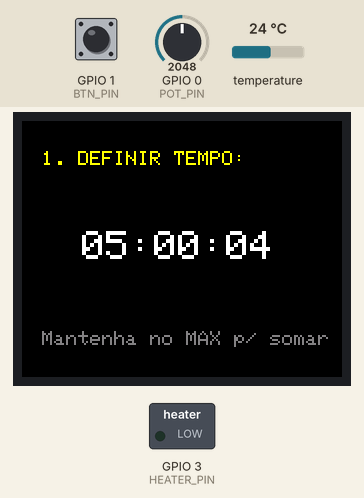
Recording of a sketch running on a simulated ESP32-C3. Parts: 160×128 colour display, switched loads named in the sketch (green lamp = pin HIGH). The inputs (shaded band) are chosen by the test bench; at power-on: GPIO 1 (BTN_PIN) HIGH, GPIO 0 (POT_PIN) = 2048, temperature 24 °C.

Above: at 1.4 s.
1.5 s: GPIO 1 (BTN_PIN) pulled LOW for 0.15 s
At 2.0 s:
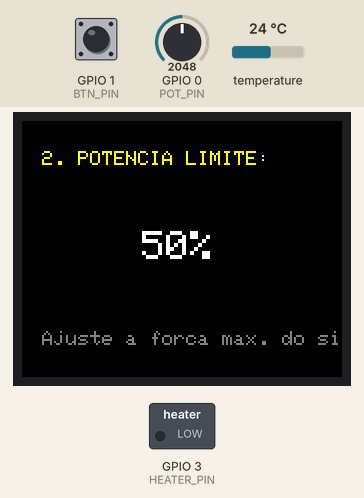
3.1 s: GPIO 1 (BTN_PIN) pulled LOW for 1 s
At 5.3 s:
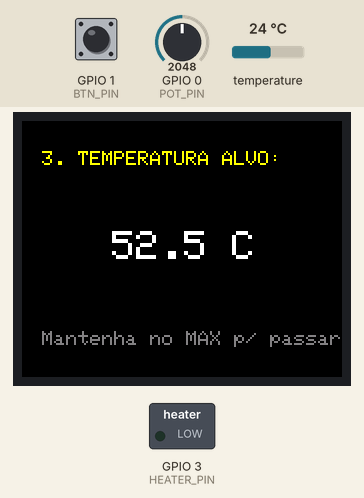
5.6 s: GPIO 1 (BTN_PIN) pulled LOW for 0.15 s
At 6.4 s:
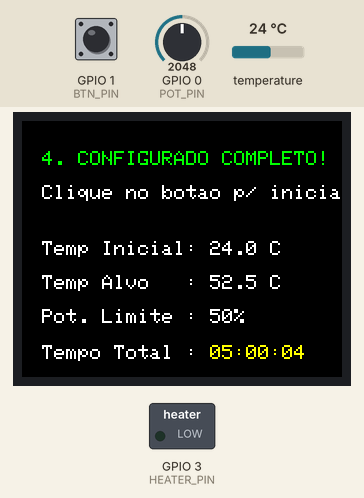
7.2 s: GPIO 1 (BTN_PIN) pulled LOW for 0.15 s
At 8.4 s:
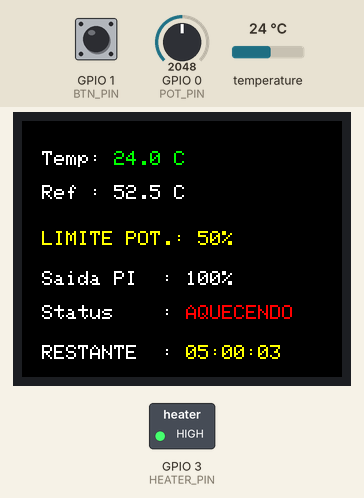
11.2 s: GPIO 1 (BTN_PIN) pulled LOW for 1 s
At 13.5 s:
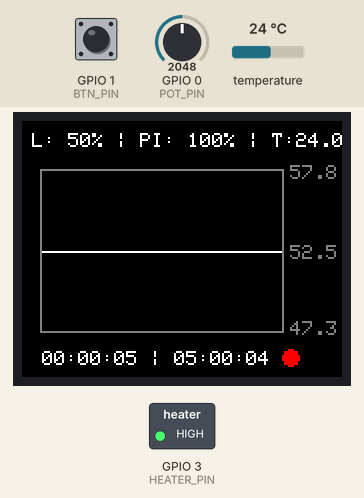
15.2 s: GPIO 1 (BTN_PIN) pulled LOW for 0.15 s
At 16.5 s:
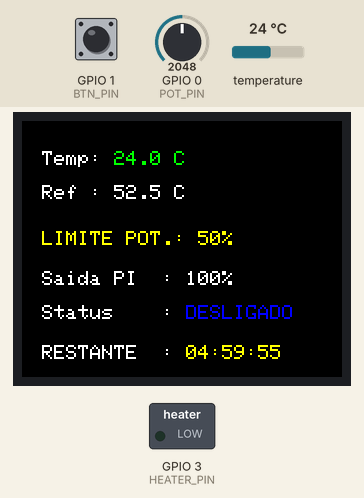
Timing chart, 0 to 19.9 s (numbered marks = the images above; inputs shaded):
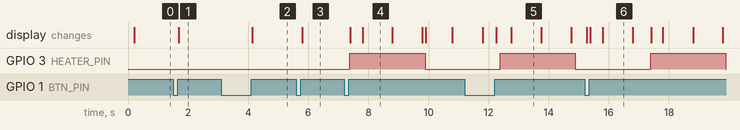

The sketch:

sketch_jan24a.ino
```cpp
#include <Arduino.h>
#include <Adafruit_GFX.h>    // Biblioteca gráfica base
#include <Adafruit_ST7735.h> // Biblioteca do display ST7735
#include <SPI.h>
#include <Wire.h>
#include <OneWire.h>
#include <DallasTemperature.h>

// --- MAPEAMENTO DE PINOS ESP32-C3 ---
#define TFT_CS     2  // Ligado no pino CS do display
#define TFT_DC     7  // Ligado no pino A0 do display
#define TFT_RST   -1  // Sem pino digital! Ligue o RESET do display direto no 3.3V

// Pinos SPI Fixos do Hardware do ESP32-C3:
// SCK  -> GPIO 4 (Ligado no pino SCK do display)
// MOSI -> GPIO 6 (Ligado no pino SDA do display)

#define ONE_WIRE_BUS 5  // Sensor de temperatura
#define POT_PIN      0  // Potenciômetro
#define BTN_PIN      1  // Botão de comando
#define HEATER_PIN   3  // Saída do Aquecedor (Transistor/Mosfet/Relé)
#define LED_PIN      8  // LED indicador interno da placa

// --- DEFINIÇÃO DE CORES (RGB565) ---
#define ST7735_BLACK   0x0000
#define ST7735_WHITE   0xFFFF
#define ST7735_RED     0xF800
#define ST7735_GREEN   0x07E0
#define ST7735_BLUE    0x001F
#define ST7735_YELLOW  0xFFE0
#define ST7735_GRAY    0x8410

Adafruit_ST7735 tft = Adafruit_ST7735(TFT_CS, TFT_DC, TFT_RST);
OneWire oneWire(ONE_WIRE_BUS);
DallasTemperature sensors(&oneWire);

// --- ESTADOS DO SISTEMA ---
enum ScreenState { SELECT_TIME, SELECT_POWER, SELECT_TEMP, CONTROL_MODE };
ScreenState currentScreen = SELECT_TIME;

bool showGraphicView = false; // Alterna entre a visualização de texto e de gráficos

unsigned long totalTime_ms = 0;
int maxPowerPercent = 10;
float tempRefConfig = 40.0;
unsigned long startTime_ms = 0;
unsigned long lastBtnTime = 0;
bool lastBtnState = HIGH;

// Variáveis para o ajuste acumulador nos extremos do POT
unsigned long lastIncrementTime = 0;
unsigned long accumulatedTime_ms = 0;
float tempOffset = 0.0;

// Parâmetros PI
float Kp = 0.5;
float Ki = 0.01;
float Ts = 1.0;
float uPI = 0.0;
float e_prev = 0.0;
int dutySteps = 0;

const unsigned long windowMs = 5000;
unsigned long windowStartMs = 0;
unsigned long lastSampleTime = 0;
float ultimaTempValida = 0;

bool heaterOn = false;
bool processActive = false;

// Controle de taxa de atualização Exclusivo do Gráfico
unsigned long lastGraphUpdateTime = 0;
const unsigned long graphUpdateInterval = 500; // 0.5 segundos

// --- CONFIGURAÇÃO DO HISTÓRICO GRÁFICO ---
#define GRAPH_WIDTH 120
#define GRAPH_HEIGHT 80
#define GRAPH_X_START 10
#define GRAPH_Y_START 25

struct PointData {
  float maxTemp;
  float minTemp;
  float avgTemp; // Média calculada por pixel
  int count;
};

PointData graphHistory[GRAPH_WIDTH];
int currentGraphX = 0;
unsigned long msPerPixel = 0;
unsigned long nextPixelWindowMs = 0;

// Variáveis temporárias de amostragem para o pixel atual do gráfico
float currentPixelMax = -99.0;
float currentPixelMin = 999.0;
float currentPixelSum = 0.0;
int currentPixelCount = 0;

// Protótipos das funções
void resetProject();
void drawGraphBackground(float ref);
void displaySelectTime(unsigned long timeMs);
void displaySelectPower(int power);
void displaySelectTemp(float temp);
void displayControl(float t, float r, unsigned long rem, bool h, int d, int pLimit);
void displayControlWait(float t, float r, unsigned long total, int pLimit);
void displayControlGraphic(float r, unsigned long total);

void setup() {
  Serial.begin(115200);
  pinMode(HEATER_PIN, OUTPUT);
  digitalWrite(HEATER_PIN, LOW);
  pinMode(BTN_PIN, INPUT_PULLUP);
  pinMode(ONE_WIRE_BUS, INPUT_PULLUP);

  sensors.begin();
  sensors.setWaitForConversion(false);

  // Inicializa o display no chip ST7735S
  tft.initR(INITR_BLACKTAB);
  tft.setRotation(3); // Rotação de 90° Anti-horária (Tela em modo Paisagem: 160x128)
  tft.fillScreen(ST7735_BLACK);

  resetProject();
}

void resetProject() {
  digitalWrite(HEATER_PIN, LOW);
  currentScreen = SELECT_TIME;
  processActive = false;
  showGraphicView = false;
  totalTime_ms = 0;
  accumulatedTime_ms = 0;
  tempOffset = 0.0;
  currentGraphX = 0;

  // Limpa o banco de dados do histórico gráfico
  for(int i = 0; i < GRAPH_WIDTH; i++) {
    graphHistory[i] = {-1.0, -1.0, -1.0, 0};
  }

  // Limpa o buffer acumulador do pixel corrente
  currentPixelMax = -99.0;
  currentPixelMin = 999.0;
  currentPixelSum = 0.0;
  currentPixelCount = 0;

  tft.fillScreen(ST7735_BLACK);
  windowStartMs = millis();
}

void updatePI(float tempAtual, float tempRef) {
  if (tempAtual < -50) return;
  float e = tempRef - tempAtual;
  uPI += Kp * (e - e_prev) + Ki * Ts * e;
  e_prev = e;
  if (uPI > 10.0) uPI = 10.0;
  if (uPI < 0.0)  uPI = 0.0;
  dutySteps = (int)(uPI + 0.5);
}

void loop() {
  bool btnState = digitalRead(BTN_PIN);

  // Tratador de clique e clique longo (2 segundos para reset completo)
  if (btnState == LOW) {
    if (lastBtnState == HIGH) {
      lastBtnTime = millis();
    } else if (millis() - lastBtnTime > 2000) {
      resetProject();
      lastBtnState = LOW;
      delay(500);
      return;
    }
  } else if (btnState == HIGH && lastBtnState == LOW) {
    if (millis() - lastBtnTime < 2000 && millis() - lastBtnTime > 50) {
      tft.fillScreen(ST7735_BLACK); // Força limpeza completa ao mudar fisicamente de estado
      if (currentScreen == SELECT_TIME) currentScreen = SELECT_POWER;
      else if (currentScreen == SELECT_POWER) currentScreen = SELECT_TEMP;
      else if (currentScreen == SELECT_TEMP) currentScreen = CONTROL_MODE;
      else if (currentScreen == CONTROL_MODE) {
        if (!processActive && (millis() - startTime_ms > totalTime_ms) && totalTime_ms > 0) {
          showGraphicView = true;
        } else {
          if (!processActive) {
            processActive = true;
            startTime_ms = millis();
            uPI = 0; e_prev = 0;
            msPerPixel = totalTime_ms / GRAPH_WIDTH;
            nextPixelWindowMs = startTime_ms + msPerPixel;
          } else {
            showGraphicView = !showGraphicView;
          }
        }
      }
    }
  }
  lastBtnState = btnState;

  int potRaw = analogRead(POT_PIN);

  // Amostragem regular do sensor térmico (a cada 1 segundo)
  if (millis() - lastSampleTime >= 1000) {
    sensors.requestTemperatures();
    float t = sensors.getTempCByIndex(0);
    if (t > -50 && t < 150) {
      ultimaTempValida = t;

      if (processActive) {
        if (t > currentPixelMax) currentPixelMax = t;
        if (t < currentPixelMin) currentPixelMin = t;
        currentPixelSum += t;
        currentPixelCount++;
      }
    }
    lastSampleTime = millis();
  }

  // --- ESCALONAMENTO DOS POTENCIÔMETROS (Resposta rápida nativa) ---
  if (currentScreen == SELECT_TIME) {
    unsigned long baseTime = (potRaw / 4095.0) * 36000000UL;
    if (potRaw > 4050) {
      if (millis() - lastIncrementTime >= 1000) {
        accumulatedTime_ms += 900000UL;
        lastIncrementTime = millis();
      }
    } else { lastIncrementTime = millis(); }
    totalTime_ms = baseTime + accumulatedTime_ms;
    displaySelectTime(totalTime_ms); // Atualização em tempo real (Sem delay)
  }
  else if (currentScreen == SELECT_POWER) {
    maxPowerPercent = (potRaw / 4095.0) * 100;
    displaySelectPower(maxPowerPercent); // Atualização em tempo real (Sem delay)
  }
  else if (currentScreen == SELECT_TEMP) {
    float baseTemp = 25.0 + (potRaw / 4095.0) * 55.0;
    if (potRaw > 4050) {
      if (millis() - lastIncrementTime >= 500) {
        if ((baseTemp + tempOffset) < 150.0) tempOffset += 0.5;
        lastIncrementTime = millis();
      }
    } else if (potRaw < 50) {
      if (millis() - lastIncrementTime >= 500) {
        if (tempOffset > 0) tempOffset -= 0.5;
        lastIncrementTime = millis();
      }
    } else { lastIncrementTime = millis(); }
    tempRefConfig = baseTemp + tempOffset;
    displaySelectTemp(tempRefConfig); // Atualização em tempo real (Sem delay)
  }
  else if (currentScreen == CONTROL_MODE) {
    maxPowerPercent = (potRaw / 4095.0) * 100;

    if (processActive) {
      updatePI(ultimaTempValida, tempRefConfig);

      unsigned long now = millis();
      if (now - windowStartMs >= windowMs) windowStartMs = now;
      unsigned long relTime = now - windowStartMs;

      float esforco = dutySteps / 10.0;
      unsigned long limitedOnTime = (unsigned long)(esforco * (maxPowerPercent / 100.0) * windowMs);

      if (relTime < limitedOnTime && dutySteps > 0) {
        digitalWrite(HEATER_PIN, HIGH);
        heaterOn = true;
      } else {
        digitalWrite(HEATER_PIN, LOW);
        heaterOn = false;
      }

      // --- MIGRAR PIXEL POR PIXEL NO EIXO X ---
      if (now >= nextPixelWindowMs && currentGraphX < GRAPH_WIDTH) {
        if (currentPixelCount > 0) {
          graphHistory[currentGraphX] = {
            currentPixelMax,
            currentPixelMin,
            (float)(currentPixelSum / currentPixelCount),
            1
          };
        }
        currentGraphX++;
        nextPixelWindowMs = startTime_ms + ((currentGraphX + 1) * msPerPixel);

        currentPixelMax = -99.0;
        currentPixelMin = 999.0;
        currentPixelSum = 0.0;
        currentPixelCount = 0;
      }

      unsigned long elapsed = millis() - startTime_ms;
      unsigned long remaining = (totalTime_ms > elapsed) ? totalTime_ms - elapsed : 0;

      if (remaining <= 0) {
        processActive = false;
        digitalWrite(HEATER_PIN, LOW);
        showGraphicView = true;
        tft.fillScreen(ST7735_BLACK);
      }

      // --- GERENCIADOR EXCLUSIVO DA TAXA DE REFRESH DO GRÁFICO ---
      if (showGraphicView) {
        if (millis() - lastGraphUpdateTime >= graphUpdateInterval) {
          lastGraphUpdateTime = millis();
          displayControlGraphic(tempRefConfig, totalTime_ms);
        }
      } else {
        displayControl(ultimaTempValida, tempRefConfig, remaining, heaterOn, dutySteps, maxPowerPercent); // Texto livre de lag
      }

    } else {
      // Rotina parada (Espera ou Finalizada)
      unsigned long elapsed = millis() - startTime_ms;
      if (elapsed >= totalTime_ms && totalTime_ms > 0) {
        // Se finalizou e está exibindo o gráfico, aplica o filtro de 0.5s para renderizar estável
        if (millis() - lastGraphUpdateTime >= graphUpdateInterval) {
          lastGraphUpdateTime = millis();
          displayControlGraphic(tempRefConfig, totalTime_ms);
        }
      } else {
        displayControlWait(ultimaTempValida, tempRefConfig, totalTime_ms, maxPowerPercent); // Sem lag
      }
      digitalWrite(HEATER_PIN, LOW);
    }
  }
}

// --- FUNÇÕES GRÁFICAS DE DESENHO ---

void drawGraphBackground(float ref) {
  tft.drawRect(GRAPH_X_START - 1, GRAPH_Y_START - 1, GRAPH_WIDTH + 2, GRAPH_HEIGHT + 2, ST7735_GRAY);
  int centerY = GRAPH_Y_START + (GRAPH_HEIGHT / 2);
  tft.drawFastHLine(GRAPH_X_START, centerY, GRAPH_WIDTH, ST7735_WHITE);
}

void displayControlGraphic(float r, unsigned long total) {
  // --- INFORMAÇÕES DO CANTO SUPERIOR (TEXTO DINÂMICO COM FUNDO PRETO) ---
  tft.setFont();
  tft.setTextSize(1);
  tft.setTextColor(ST7735_WHITE, ST7735_BLACK);
  tft.setCursor(5, 6);

  // Imprime no formato: "L: x% | PI: x% | T: xx.x"
  tft.print("L: "); tft.print(maxPowerPercent); tft.print("% ");
  tft.print("| PI: "); tft.print(dutySteps * 10); tft.print("% ");
  tft.print("| T:"); tft.print(ultimaTempValida, 1); tft.print("   "); // Espaços limpam dígitos extras

  // Desenha o grid estático do gráfico
  drawGraphBackground(r);

  // --- VALORES NOS EXTREMOS DO EIXO Y (CANTO DIREITO) ---
  float valMaxY = r * 1.10;
  float valMinY = r * 0.90;
  float yRange = valMaxY - valMinY;
  if (yRange <= 0) yRange = 1.0;

  int centerY = GRAPH_Y_START + (GRAPH_HEIGHT / 2);
  tft.setTextColor(ST7735_GRAY, ST7735_BLACK);

  tft.setCursor(GRAPH_X_START + GRAPH_WIDTH + 4, GRAPH_Y_START - 3);
  tft.print(valMaxY, 1);
  tft.setCursor(GRAPH_X_START + GRAPH_WIDTH + 4, centerY - 3);
  tft.print(r, 1);
  tft.setCursor(GRAPH_X_START + GRAPH_WIDTH + 4, GRAPH_Y_START + GRAPH_HEIGHT - 5);
  tft.print(valMinY, 1);

  // --- DESENHO DOS PIXELS DO GRÁFICO ---
  for (int x = 0; x < currentGraphX; x++) {
    if (graphHistory[x].count > 0) {
      int screenX = GRAPH_X_START + x;

      int yMax = GRAPH_Y_START + GRAPH_HEIGHT - (int)(((graphHistory[x].maxTemp - valMinY) / yRange) * GRAPH_HEIGHT);
      int yMin = GRAPH_Y_START + GRAPH_HEIGHT - (int)(((graphHistory[x].minTemp - valMinY) / yRange) * GRAPH_HEIGHT);
      int yAvg = GRAPH_Y_START + GRAPH_HEIGHT - (int)(((graphHistory[x].avgTemp - valMinY) / yRange) * GRAPH_HEIGHT);

      yMax = constrain(yMax, GRAPH_Y_START, GRAPH_Y_START + GRAPH_HEIGHT - 1);
      yMin = constrain(yMin, GRAPH_Y_START, GRAPH_Y_START + GRAPH_HEIGHT - 1);
      yAvg = constrain(yAvg, GRAPH_Y_START, GRAPH_Y_START + GRAPH_HEIGHT - 1);

      tft.drawPixel(screenX, yMax, ST7735_RED);
      tft.drawPixel(screenX, yMin, ST7735_BLUE);
      tft.drawPixel(screenX, yAvg, ST7735_GREEN);
    }
  }

  // --- CRONÔMETRO NO CANTO INFERIOR (Formato: Passou | Total) ---
  unsigned long tempoPassou_ms = 0;
  if (processActive) {
    tempoPassou_ms = millis() - startTime_ms;
    if (tempoPassou_ms > total) tempoPassou_ms = total;
  } else if (totalTime_ms > 0 && (millis() - startTime_ms >= total)) {
    tempoPassou_ms = total;
  }

  unsigned long h_pass = tempoPassou_ms / 3600000UL;
  unsigned long m_pass = (tempoPassou_ms % 3600000UL) / 60000UL;
  unsigned long s_pass = (tempoPassou_ms % 60000UL) / 1000UL;

  unsigned long h_tot = total / 3600000UL;
  unsigned long m_tot = (total % 3600000UL) / 60000UL;
  unsigned long s_tot = (total % 60000UL) / 1000UL;

  char footerStr[32];
  sprintf(footerStr, "%02lu:%02lu:%02lu | %02lu:%02lu:%02lu",
          h_pass, m_pass, s_pass,
          h_tot, m_tot, s_tot);

  tft.setTextColor(ST7735_WHITE, ST7735_BLACK);
  tft.setCursor(10, 115);
  tft.print(footerStr);

  // --- POSICIONAMENTO DA BOLA INDICADORA NO RODAPÉ ---
  int ballX = tft.getCursorX() + 10;
  tft.fillRect(ballX - 5, 114, 18, 10, ST7735_BLACK);

  if (processActive && heaterOn) {
    tft.fillCircle(ballX, 118, 4, ST7735_RED);
  } else {
    tft.fillCircle(ballX, 118, 4, ST7735_BLUE);
  }
}

void displaySelectTime(unsigned long timeMs) {
  tft.setTextWrap(false); tft.setFont(); tft.setTextSize(1);
  tft.setTextColor(ST7735_YELLOW, ST7735_BLACK);
  tft.setCursor(10, 15); tft.print("1. DEFINIR TEMPO:");
  unsigned long h = timeMs / 3600000UL;
  unsigned long m = (timeMs % 3600000UL) / 60000UL;
  unsigned long s = (timeMs % 60000UL) / 1000UL;
  char timeStr[12]; sprintf(timeStr, "%02lu:%02lu:%02lu", h, m, s);
  tft.setTextSize(2); tft.setTextColor(ST7735_WHITE, ST7735_BLACK);
  tft.setCursor(30, 55); tft.print(timeStr);
  tft.setTextSize(1); tft.setTextColor(ST7735_GRAY, ST7735_BLACK);
  tft.setCursor(10, 105); tft.print("Mantenha no MAX p/ somar horas");
}

void displaySelectPower(int power) {
  tft.setFont(); tft.setTextSize(1);
  tft.setTextColor(ST7735_YELLOW, ST7735_BLACK);
  tft.setCursor(10, 15); tft.print("2. POTENCIA LIMITE:");
  tft.setTextSize(2); tft.setTextColor(ST7735_WHITE, ST7735_BLACK);
  tft.setCursor(60, 55); tft.print(power); tft.print("%   ");
  tft.setTextSize(1); tft.setTextColor(ST7735_GRAY, ST7735_BLACK);
  tft.setCursor(10, 105); tft.print("Ajuste a forca max. do sistema");
}

void displaySelectTemp(float temp) {
  tft.setFont(); tft.setTextSize(1);
  tft.setTextColor(ST7735_YELLOW, ST7735_BLACK);
  tft.setCursor(10, 15); tft.print("3. TEMPERATURA ALVO:");
  tft.setTextSize(2); tft.setTextColor(ST7735_WHITE, ST7735_BLACK);
  tft.setCursor(45, 55); tft.print(temp, 1); tft.print(" C ");
  tft.setTextSize(1); tft.setTextColor(ST7735_GRAY, ST7735_BLACK);
  tft.setCursor(10, 105); tft.print("Mantenha no MAX p/ passar de 80C");
}

void displayControl(float t, float r, unsigned long rem, bool h, int d, int pLimit) {
  tft.setFont(); tft.setTextSize(1);
  tft.setTextColor(ST7735_WHITE, ST7735_BLACK);
  tft.setCursor(10, 15); tft.print("Temp: "); tft.setTextColor(ST7735_GREEN, ST7735_BLACK); tft.print(t, 1); tft.print(" C   ");
  tft.setTextColor(ST7735_WHITE, ST7735_BLACK);
  tft.setCursor(10, 32); tft.print("Ref : "); tft.print(r, 1); tft.print(" C");
  tft.setCursor(10, 55); tft.setTextColor(ST7735_YELLOW, ST7735_BLACK);
  tft.print("LIMITE POT.: "); tft.print(pLimit); tft.print("%   ");
  tft.setTextColor(ST7735_WHITE, ST7735_BLACK);
  tft.setCursor(10, 75); tft.print("Saida PI  : "); tft.print(d * 10); tft.print("%  ");
  tft.setCursor(10, 92); tft.print("Status    : ");
  if (h) { tft.setTextColor(ST7735_RED, ST7735_BLACK); tft.print("AQUECENDO"); }
  else { tft.setTextColor(ST7735_BLUE, ST7735_BLACK); tft.print("DESLIGADO"); }
  unsigned long h_rem = rem / 3600000UL;
  unsigned long m_rem = (rem % 3600000UL) / 60000UL;
  unsigned long s_rem = (rem % 60000UL) / 1000UL;
  char timeStr[12]; sprintf(timeStr, "%02lu:%02lu:%02lu", h_rem, m_rem, s_rem);
  tft.setTextColor(ST7735_WHITE, ST7735_BLACK);
  tft.setCursor(10, 112); tft.print("RESTANTE  : ");
  tft.setTextColor(ST7735_YELLOW, ST7735_BLACK); tft.print(timeStr);
}

void displayControlWait(float t, float r, unsigned long total, int pLimit) {
  tft.setFont(); tft.setTextSize(1);
  tft.setTextColor(ST7735_GREEN, ST7735_BLACK);
  tft.setCursor(10, 15);  tft.print("4. CONFIGURADO COMPLETO!");
  tft.setTextColor(ST7735_WHITE, ST7735_BLACK);
  tft.setCursor(10, 32);  tft.print("Clique no botao p/ iniciar");
  tft.setCursor(10, 60);  tft.print("Temp Inicial: "); tft.print(t, 1); tft.print(" C  ");
  tft.setCursor(10, 77);  tft.print("Temp Alvo   : "); tft.print(r, 1); tft.print(" C  ");
  tft.setCursor(10, 94);  tft.print("Pot. Limite : "); tft.print(pLimit); tft.print("%  ");
  unsigned long h = total / 3600000UL;
  unsigned long m = (total % 3600000UL) / 60000UL;
  unsigned long s = (total % 60000UL) / 1000UL;
  char tStr[12]; sprintf(tStr, "%02lu:%02lu:%02lu", h, m, s);
  tft.setCursor(10, 112); tft.print("Tempo Total : ");
  tft.setTextColor(ST7735_YELLOW, ST7735_BLACK); tft.print(tStr);
}
```

Measured:
- after the input at 1.5 s, the display: changes after 0.19 s (image 1)
- after the input at 3.1 s, the display: changes after 1.0 s (image 2)
- after the input at 5.6 s, the display: changes after 0.19 s (image 3)
- after the input at 7.2 s, GPIO 3 (HEATER_PIN): LOW → HIGH after 0.18 s, → LOW 2.5 s later; the display: first changes after 0.20 s (image 4 shows a later state)
- after the input at 11.2 s, the display: first differs from a run without the input after 1.1 s (image 5 shows a later state)
- after the input at 15.2 s, the display: first differs from a run without the input after 0.19 s (image 6 shows a later state)
- what the display in image 6 shows lasts 1.0 s, from 15.8 s to 16.8 s
